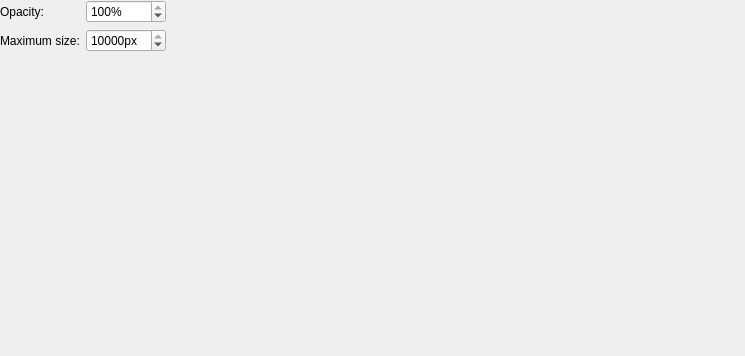
<?xml version="1.0" encoding="UTF-8"?>
<ui version="4.0">
 <class>Pin</class>
 <widget class="QWidget" name="Pin">
  <property name="geometry">
   <rect>
    <x>0</x>
    <y>0</y>
    <width>745</width>
    <height>356</height>
   </rect>
  </property>
  <property name="windowTitle">
   <string>Form</string>
  </property>
  <layout class="QVBoxLayout" name="verticalLayout">
   <property name="leftMargin">
    <number>0</number>
   </property>
   <property name="topMargin">
    <number>0</number>
   </property>
   <property name="rightMargin">
    <number>0</number>
   </property>
   <property name="bottomMargin">
    <number>0</number>
   </property>
   <item>
    <widget class="QWidget" name="widget" native="true">
     <layout class="QGridLayout" name="gridLayout">
      <property name="leftMargin">
       <number>0</number>
      </property>
      <property name="topMargin">
       <number>0</number>
      </property>
      <property name="rightMargin">
       <number>0</number>
      </property>
      <property name="bottomMargin">
       <number>0</number>
      </property>
      <item row="1" column="0">
       <widget class="QLabel" name="label_2">
        <property name="text">
         <string>Maximum size:</string>
        </property>
       </widget>
      </item>
      <item row="0" column="1">
       <widget class="QSpinBox" name="sbOpacity">
        <property name="minimumSize">
         <size>
          <width>80</width>
          <height>0</height>
         </size>
        </property>
        <property name="suffix">
         <string notr="true">%</string>
        </property>
        <property name="maximum">
         <number>100</number>
        </property>
        <property name="singleStep">
         <number>10</number>
        </property>
        <property name="value">
         <number>100</number>
        </property>
       </widget>
      </item>
      <item row="0" column="0">
       <widget class="QLabel" name="label">
        <property name="text">
         <string>Opacity:</string>
        </property>
       </widget>
      </item>
      <item row="1" column="1">
       <widget class="QSpinBox" name="sbMaxSize">
        <property name="minimumSize">
         <size>
          <width>80</width>
          <height>0</height>
         </size>
        </property>
        <property name="suffix">
         <string notr="true">px</string>
        </property>
        <property name="minimum">
         <number>0</number>
        </property>
        <property name="maximum">
         <number>10000</number>
        </property>
        <property name="singleStep">
         <number>50</number>
        </property>
        <property name="value">
         <number>10000</number>
        </property>
       </widget>
      </item>
      <item row="0" column="2">
       <spacer name="horizontalSpacer">
        <property name="orientation">
         <enum>Qt::Horizontal</enum>
        </property>
        <property name="sizeHint" stdset="0">
         <size>
          <width>40</width>
          <height>20</height>
         </size>
        </property>
       </spacer>
      </item>
     </layout>
    </widget>
   </item>
   <item>
    <spacer name="verticalSpacer">
     <property name="orientation">
      <enum>Qt::Vertical</enum>
     </property>
     <property name="sizeHint" stdset="0">
      <size>
       <width>20</width>
       <height>303</height>
      </size>
     </property>
    </spacer>
   </item>
  </layout>
 </widget>
 <resources/>
 <connections/>
</ui>
